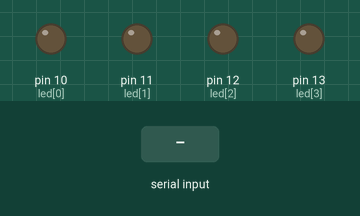
Recording of a sketch running on a simulated Arduino Uno, built with avr-gcc and run on an emulated ATmega328P. Shown: output pins drawn as LEDs (lit = HIGH). Dashed ring = blinking. The inputs (shaded band) are chosen by the test bench.

Above: at 1.2 s.
1.3 s: "R" received over Serial
At 2.35 s:
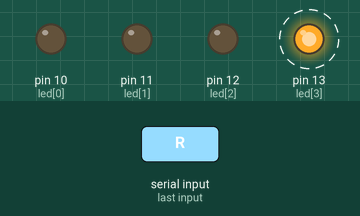
4.3 s: "F" received over Serial
At 4.6 s:
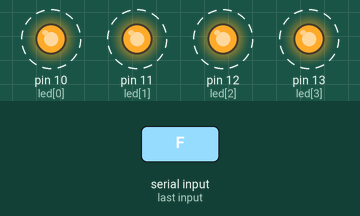
7.3 s: "L" received over Serial
At 8.45 s:
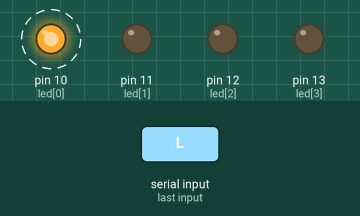
10.3 s: "S" received over Serial
At 11.1 s:
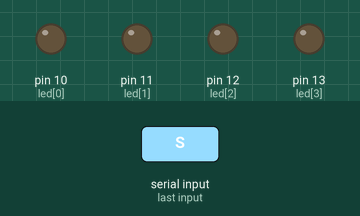
Timing chart, 0 to 12.8 s (numbered marks = the images above; inputs shaded):
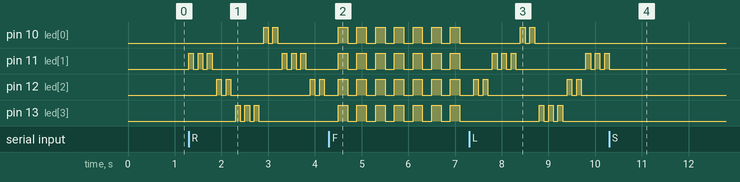

Measured:
- after the input at 1.3 s, pin 10 (led[0]): alternates HIGH for 0.10 s and LOW for 0.10 s, 4 changes in all, then stays LOW, starting after 1.6 s; pin 11 (led[1]): LOW → HIGH at once, → LOW 0.10 s later, → HIGH 0.10 s later, → LOW 0.10 s later, … (12 changes in this stretch)
- after the input at 4.3 s, pin 11 (led[1]), pin 12 (led[2]): alternates HIGH for 0.20 s and LOW for 0.20 s, starting after 0.20 s
- after the input at 7.3 s, pin 10 (led[0]): alternates HIGH for 0.10 s and LOW for 0.10 s, 4 changes in all, then stays LOW, starting after 1.1 s; pin 13 (led[3]): alternates HIGH for 0.10 s and LOW for 0.10 s, 6 changes in all, then stays LOW, starting after 1.5 s
- after the input at 10.3 s, pin 10 (led[0]), pin 12 (led[2]), pin 13 (led[3]): stops changing and stays LOW; pin 11 (led[1]): goes on until 10.3 s, then stays LOW

The sketch:

P55-2_4_LED_keyboard_change_led_mode_blink.ino
```cpp
/*
*P55-2
*設計Arduino 程式，接收電腦訊息控制LED 移位方向。按R 鍵則LED 單燈閃爍右移；
*按L 鍵則LED 單燈閃爍左移；按F 鍵則LED 同時閃爍；按S 鍵則關閉所有LED。
*/

#define BLINK_INTERVAL 200 //ms，LED同時blink的間隔
#define SHIFT_INTERVAL 500 //ms，LED shift的間隔
#define SHIFT_BLINK_INTERVAL 100 //ms，LED shift時blink的間隔

const uint8_t led[4] = {10,11,12,13};
                        //左              右
bool led_blink_state = 0;
unsigned long last_blink = 0;

int i = 0; //LED shift index
unsigned long last_shift = 0;
unsigned long last_shift_blink = 0;
bool led_shift_blink_state = 0;

char c = 'S';

void setup()
{
	Serial.begin(9600);

	for(int j=0;j<4;j++) pinMode(led[j], OUTPUT);
	for(int j=0;j<4;j++) digitalWrite(led[j], LOW);
}

void loop()
{
	if(Serial.available() > 0)
	{
		c = Serial.read();
		for(int j=0;j<4;j++) digitalWrite(led[j], LOW);
	}

	unsigned long now = millis();

	switch(c)
	{
		case 'R':
			if(now-last_shift >= SHIFT_INTERVAL)
			{
				digitalWrite(led[i], LOW);
				i++;
				if(i > 3) i = 0;       //避免LED index 超出邊界
				else if(i < 0) i = 3;
				last_shift = now;
			}
			if(now-last_shift_blink >= SHIFT_BLINK_INTERVAL) //每隔固定時間檢查是否需要閃爍
			{
				led_shift_blink_state = !led_shift_blink_state;
				last_shift_blink = now;
				digitalWrite(led[i], led_shift_blink_state);
			}
		break;
		case 'L':
			if(now-last_shift >= SHIFT_INTERVAL)
			{
				digitalWrite(led[i], LOW);
				i--;
				if(i > 3) i = 0;       //避免LED index 超出邊界
				else if(i < 0) i = 3;
				digitalWrite(led[i], HIGH);
				last_shift = now;
			}
			if(now-last_shift_blink >= SHIFT_BLINK_INTERVAL) //每隔固定時間檢查是否需要閃爍
			{
				led_shift_blink_state = !led_shift_blink_state;
				last_shift_blink = now;
				digitalWrite(led[i], led_shift_blink_state);
			}
		break;
		case 'F':
			if(now-last_blink >= BLINK_INTERVAL)
			{
				for(int j=0;j<4;j++) digitalWrite(led[j], led_blink_state);
				led_blink_state = !led_blink_state;
				last_blink = now;
			}
		break;
		case 'S':
			for(int j=0;j<4;j++) digitalWrite(led[j], LOW);
		break;
	}
}
```
